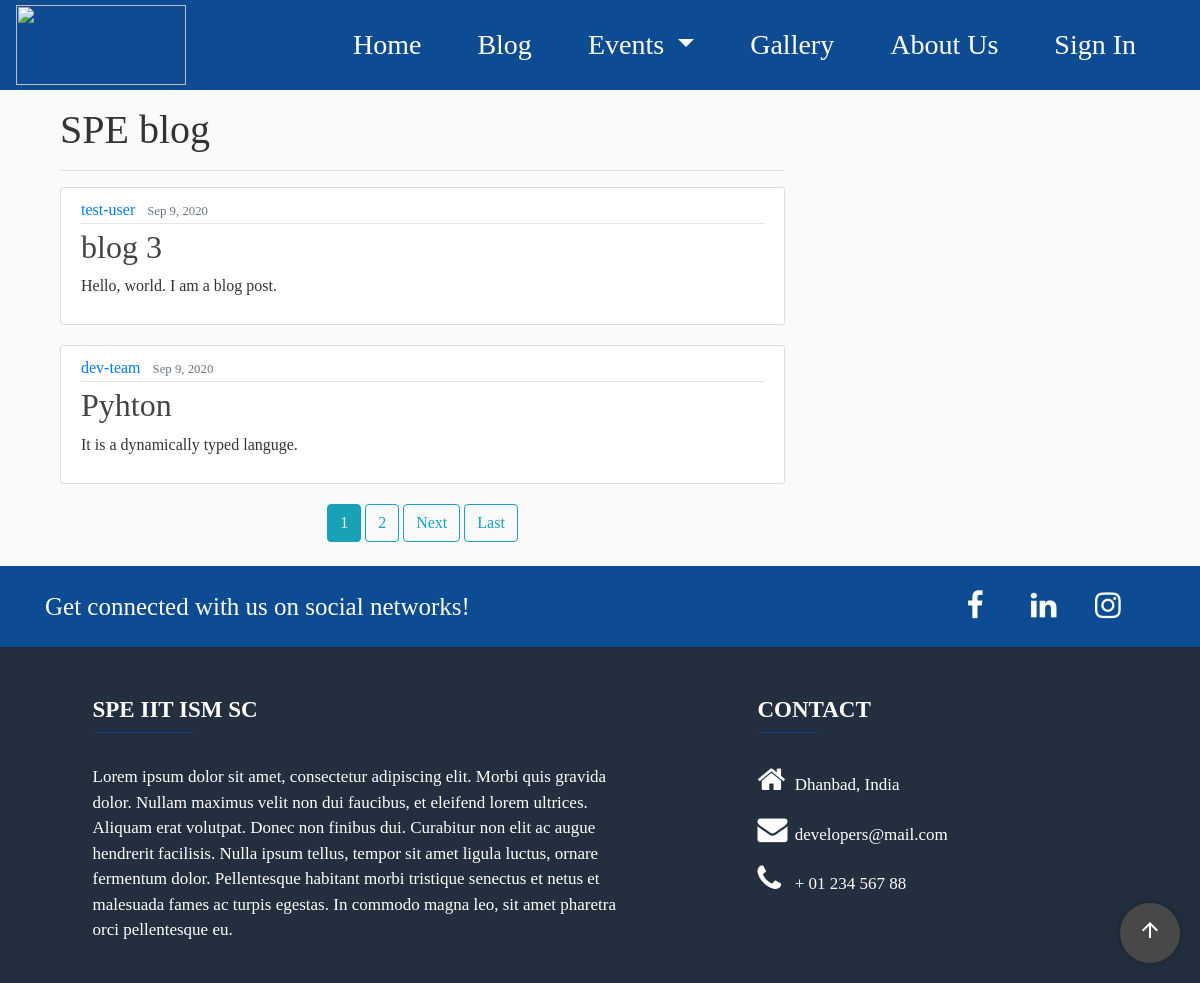
Page /Blogs/ on the committed database.
### blog/models.py (models this page shows, shortened)
class Post(models.Model):
    title = models.CharField(max_length=100)
    content = models.TextField()
    date_posted = models.DateTimeField(default=timezone.now)
    author = models.ForeignKey(User, on_delete=models.CASCADE)
    image = models.ImageField(upload_to='blog_images')

### blog/views.py (the view)
# urls.py: path('', PostListView.as_view(), name='blog-home'),
class PostListView(ListView):
    model = Post
    template_name = 'blog/home.html'
    context_object_name = 'posts'
    order_by = ['-date_posted']
    paginate_by = 2
    def get_queryset(self):
        return Post.objects.order_by('-id')

### blog/templates/blog/home.html (shortened to what this page needs)
{% extends "pages/base.html" %}
{%load static%}
{% block content-blog %}
<link rel="stylesheet" type="text/css" href="{% static 'blog/blog-main.css' %}">
{% endblock %}
{% block content%}
    <div class="col-md-8" style="padding-left: 5%;">
        <h1>SPE blog</h1>
        <hr>
        {%for post in posts%}
        <article class="media content-section">
            <div class="media-body">
            <div class="article-metadata">
                <a class="mr-2" href="{% url 'user-posts' post.author.username %}">{{ post.author }}</a>
                <small class="text-muted">{{ post.date_posted|date:"M j, Y"}}</small>
            </div>
            <h2><a class="article-title" href="{% url 'post-detail' post.id %}">{{ post.title }}</a></h2>
            <p class="article-content">{{ post.content }}</p>
            </div>
        </article>
        {%endfor%}
    <div style = "text-align:center;">
        {% if is_paginated %}
            {% for num in page_obj.paginator.page_range %}
                {% if page_obj.number == num %}
                    <a class="btn btn-info mb-4" href="?page={{ num }}">{{num}}</a>
                {% elif num > page_obj.number|add:'-2' and num < page_obj.number|add:'2' %}
                <a class="btn btn-outline-info mb-4" href="?page={{ num }}">{{num}}</a>
                {% endif %}
            {% endfor %}
            {% if page_obj.has_next %}
                <a class="btn btn-outline-info mb-4" href="?page={{page_obj.next_page_number}}">Next</a>
                <a class="btn btn-outline-info mb-4" href="?page={{ page_obj.paginator.num_pages }}">Last</a>
            {%endif%}
        {%endif%}
        </div>
    </div>
{%endblock content%}

### pages/static/pages/body.css (style rules this page uses)
body { font-family: calibri; box-sizing: border-box; }

### blog/static/blog/blog-main.css (style rules this page uses)
body { background: #fafafa; color: #333333; }
.content-section { background: #ffffff; padding: 10px 20px; border: 1px solid #dddddd; border-radius: 3px; margin-bottom: 20px; }
.article-title { color: #444444; }
.article-content { white-space: pre-line; }
.article-metadata { padding-bottom: 1px; margin-bottom: 4px; border-bottom: 1px solid #e3e3e3 }

### rows in the picture
Post: author "test-user", date_posted "Sep 9, 2020", title "blog 3", content "Hello, world. I am a blog post."
Post: author "dev-team", date_posted "Sep 9, 2020", title "Pyhton", content "It is a dynamically typed languge."

### other values in the picture
{{ num }} "1"
{{ num }} "2"
